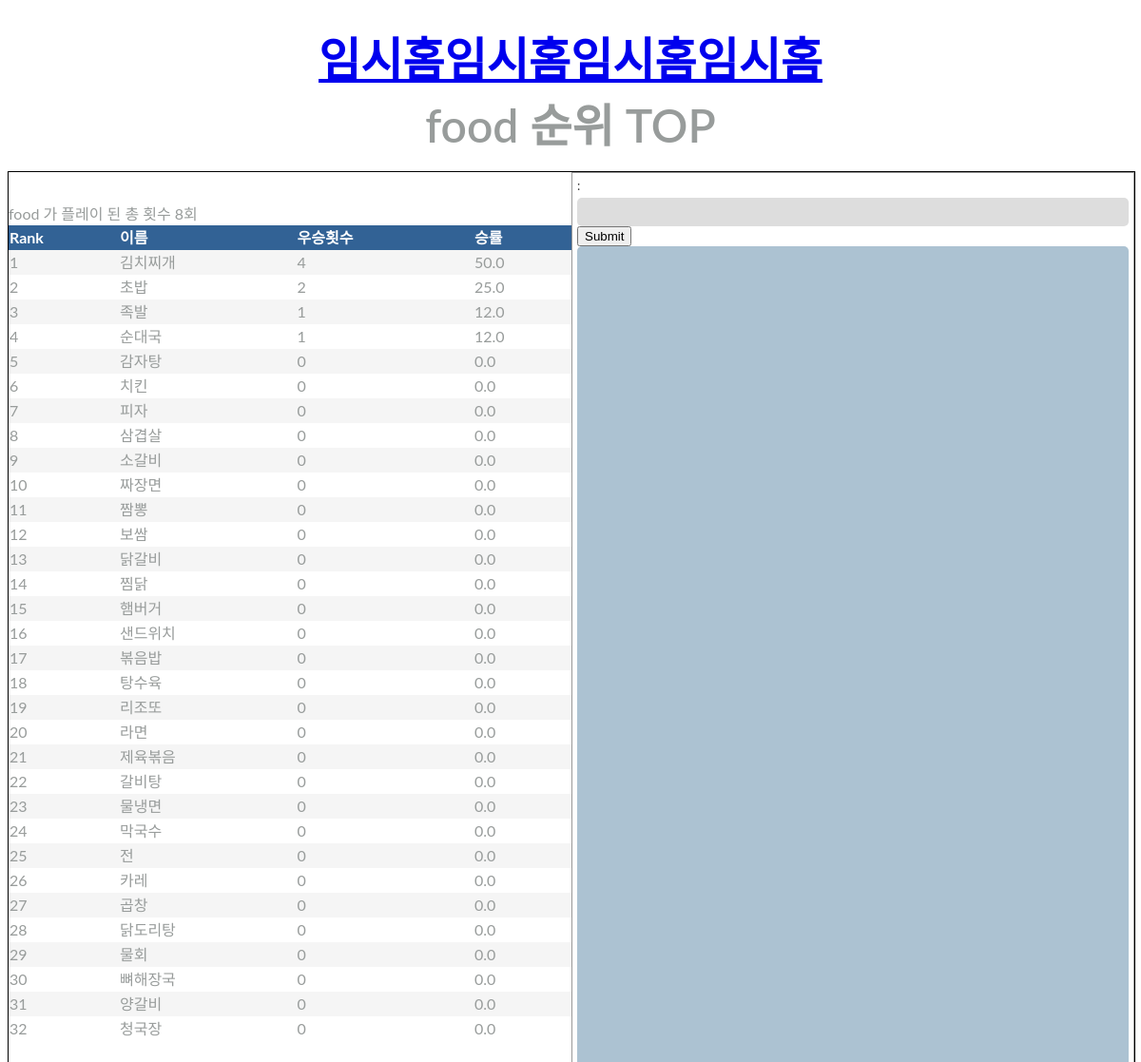
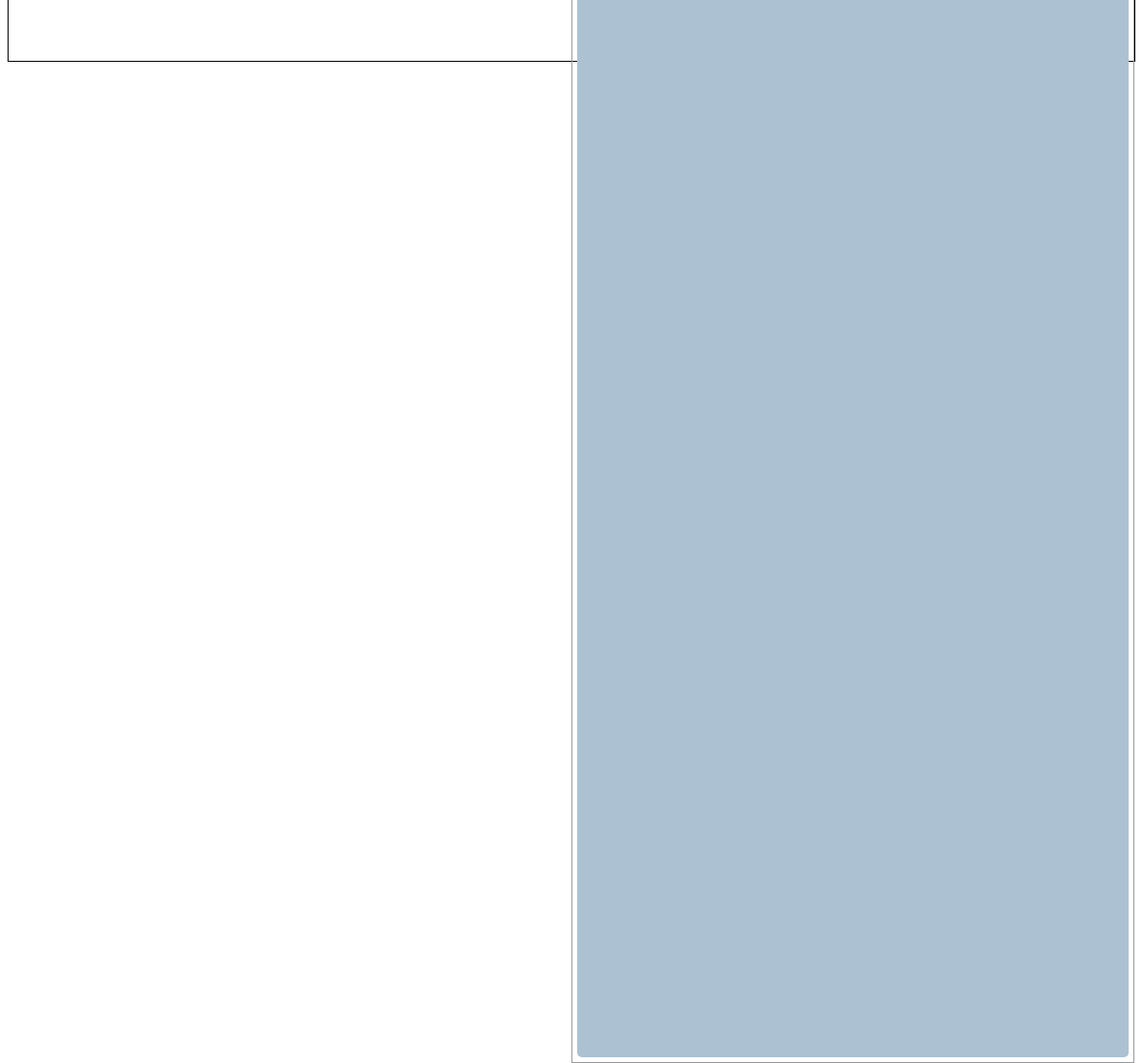
The app's page /ranking/food, older data (2 pictures, top to bottom).
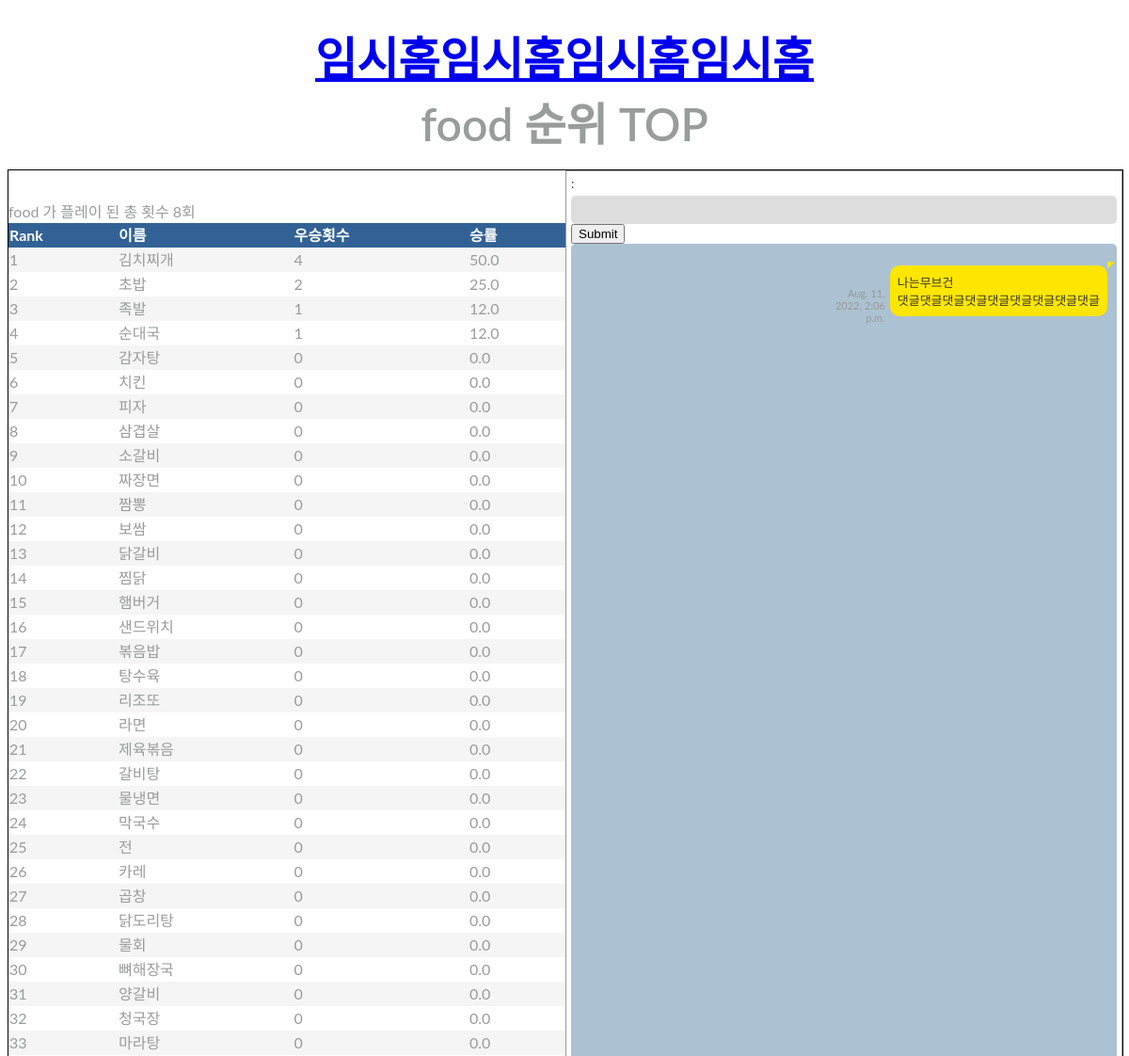
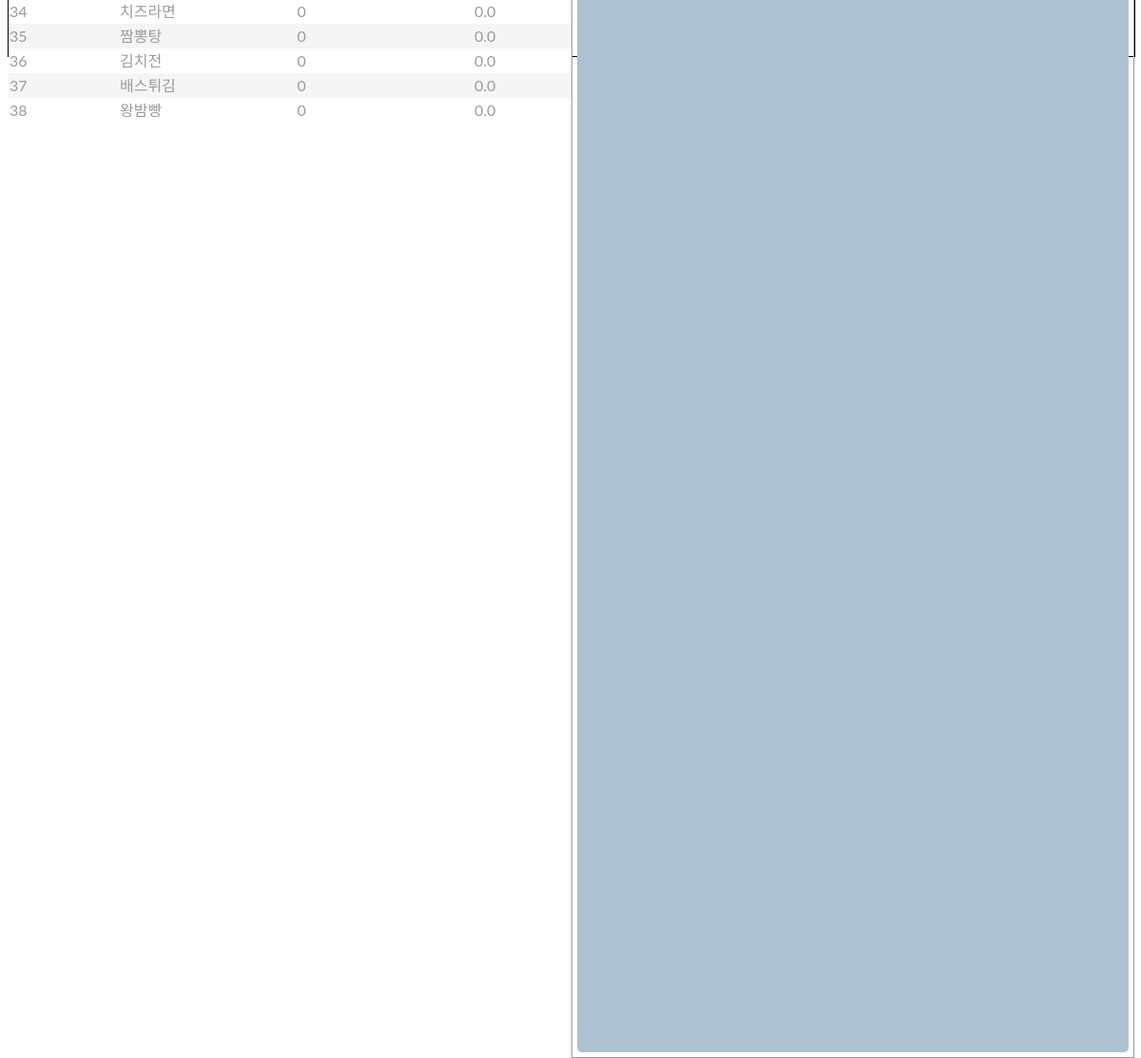
The same page, newer data (2 pictures, top to bottom).
### world_cupapp/models.py (models this page shows, shortened)
class All_url(models.Model):
    theme = models.CharField(max_length=200)
    name = models.CharField(max_length=200)
    url = models.TextField()
    win_num = models.PositiveIntegerField(default=0)

class Comment_test(models.Model):
    comment_num = models.BigAutoField(primary_key=True)
    username = models.CharField(max_length=200)
    theme = models.CharField(max_length=200)
    comment = models.TextField()
    hit_num = models.PositiveIntegerField(default=0)
    date = models.DateTimeField(auto_now=True)

### world_cupapp/views.py (the view)
# urls.py: path('ranking/<str:selected_theme>', views.ranking, name='ranking'),
def ranking(request,selected_theme):
    comment_objects = Comment_test.objects.filter(theme=selected_theme).order_by('-date')
    if request.method == 'POST':
        if "comment" in request.POST:
            new_comment = request.POST['comment']
            if len(new_comment)==0:pass
            else:
                username = request.session['login_ok_user']
                Comment_test(username=username,theme=selected_theme,comment=new_comment).save()
        elif "comment_order_num" in request.POST:
            comment_order_num=request.POST['comment_order_num']
            selected_comment_object=Comment_test.objects.get(comment_num=comment_order_num)
            Comment_test.update_hit_num(selected_comment_object)
        elif "lately" in request.POST:
            comment_objects = Comment_test.objects.filter(theme=selected_theme).order_by('date')
        elif "popular" in request.POST:
            comment_objects = Comment_test.objects.filter(theme=selected_theme).order_by('-hit_num')
        elif "unpopular" in request.POST:
            comment_objects = Comment_test.objects.filter(theme=selected_theme).order_by('hit_num')
    else:pass
    template = loader.get_template('ranking.html')
    list_ranking_objects = All_url.objects.all().filter(theme=selected_theme).order_by('-win_num')
    list_object = All_url.objects.filter(theme=selected_theme).values('theme').annotate(total_play=Sum('win_num'))
    theme_total_play = list_object[0]['total_play']
    win_rates=[]
    for x in list_ranking_objects:
        try:
            win_rates.append(round(x.win_num/theme_total_play,2)*100)
        except ZeroDivisionError:
            win_rates.append(0)
    context = {
        'zipped_list_ranking_objects' : zip(list_ranking_objects, win_rates),
        'selected_theme' : selected_theme,
        'theme_total_play' :theme_total_play,
        'comment_objects':comment_objects,
    }
    return HttpResponse(template.render(context, request))

### world_cupapp/templates/ranking.html (shortened to what this page needs)
<!DOCTYPE html>
<html>
    <head>
        <link rel="stylesheet" href="https://cdnjs.cloudflare.com/ajax/libs/meyer-reset/2.0/reset.min.css"/>
        {% load static %}
        <link href="{% static 'css/ranking.css' %}" rel="stylesheet" />
    </head>
<body>
    <div class="container">
        <header>
            <h1><a href="/home">임시홈임시홈임시홈임시홈</a></h1>
            <h1>{{selected_theme}} 순위 TOP</h1>
        </header>
    </div>
    <div class="two_wrap">
        <div class="wrapper">
            {{selected_theme}} 가 플레이 된 총 횟수 {{theme_total_play}}회
            <table>
                <thead>
                    <tr>
                        <th>Rank</th>
                        <th>이름</th>
                        <th>우승횟수</th>
                        <th>승률</th>
                    </tr>
                </thead>
                <tbody>
                    {% for object, rate in zipped_list_ranking_objects  %}
                    <tr>
                        <td class="rank">{{forloop.counter}}</td>
                        <td class="team">{{object.name}}</td>
                        <td class="points">{{object.win_num}}</td>
                        <td class="up-down">{{rate}}</td>
                     </tr>
                    {% endfor %}
                </tbody>
            </table>
        </div>
        <div class="chat_wrap">
            <form action="/ranking/{{selected_theme}}" method="post">
                {{request.session.login_ok_user}} :
                <input name='comment' type='text' /><input type='submit'>
            </form>
            <div class="inner">
                {% for comment_object in comment_objects %}
                <div class="item mymsg on">
                    <div class="box">
                        <p class="msg">{{comment_object.username}}<br>
                            {{comment_object.comment}}</p>
                        <span class="time">{{comment_object.date}}</span>
                    </div>
                </div>
                {% endfor %}
            </div>
        </div>
    </div>
</body>
</html>

### world_cupapp/static/css/ranking.css (style rules this page uses)
body { font-family: 'Lato', Arial, sans-serif; color: #989c9b; }
.container > header { margin: 0 auto; padding: 1em; text-align: center; }
.container > header h1 { font-weight: 600; font-size: 3em; margin: 0; }
.wrapper { line-height: 1.5em; margin: 0 auto; padding: 2em 0 3em; width: 90%; max-width: 2000px; overflow: hidden; }
table { border-collapse: collapse; width: 100%; background: #fff; }
th { background-color: #326295; font-weight: bold; color: #fff; white-space: nowrap; }
td, th { text-align: left; }
tbody tr:nth-child(2n-1) { background-color: #f5f5f5; transition: all .125s ease-in-out; }
td.rank { text-transform: capitalize; }

Row changes from the older to the newer data that the page shows:
added All_url: name "마라탕", win_num "0", rate "0.0"
added All_url: name "치즈라면", win_num "0", rate "0.0"
added All_url: name "짬뽕탕", win_num "0", rate "0.0"
added All_url: name "김치전", win_num "0", rate "0.0"
added All_url: name "배스튀김", win_num "0", rate "0.0"
added All_url: name "왕밤빵", win_num "0", rate "0.0"
added Comment_test: username "나는무브건", comment "댓글댓글댓글댓글댓글댓글댓글댓글댓글", date "Aug. 11, 2022, 2:06 p.m."
